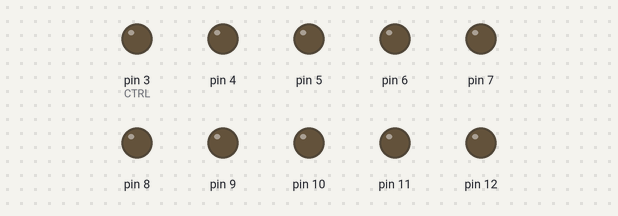
Bench run of a sketch on a simulated Arduino Uno, built with avr-gcc and run on an emulated ATmega328P. On the bench: output pins drawn as LEDs (lit = HIGH). What the sketch prints to the serial monitor is not drawn.

Above: at 0.06 s.
At 0.4 s:
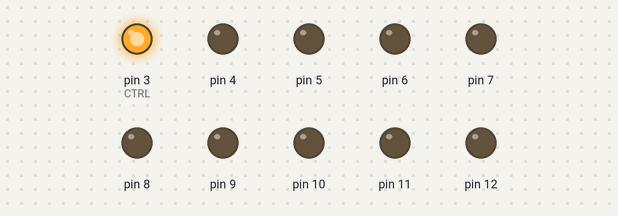
At 1.8 s:
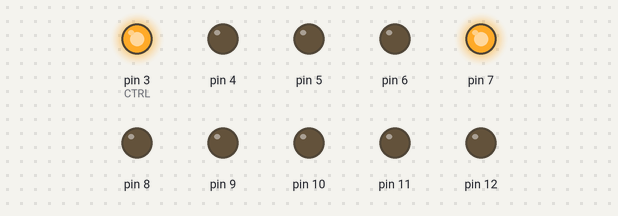
At 3.2 s:
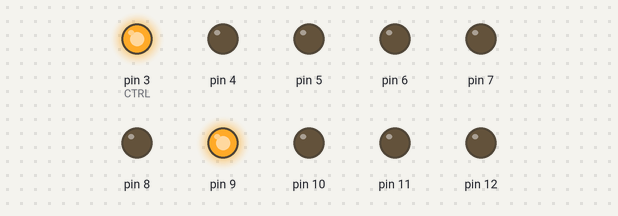
At 3.9 s:
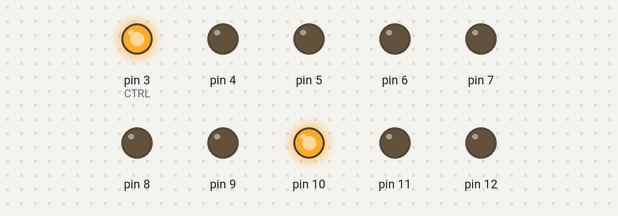
At 6.0 s:
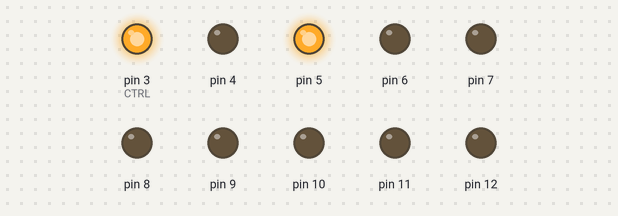
Timing chart, 0 to 6.5 s (numbered marks = the images above):
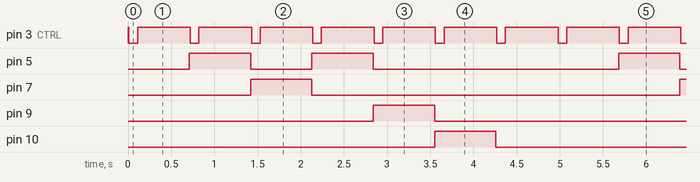

The sketch:

actuator_ACE.ino
```cpp
#define delaycons 500

void setup() {
  pinMode(3,OUTPUT);  //CTRL

  pinMode(12,OUTPUT); // 5A (1の位)
  pinMode(11,OUTPUT); // 6A (2の位)
  pinMode(10,OUTPUT); // 7A (4の位)
  pinMode(9,OUTPUT);  // 8A (8の位)
  pinMode(8,OUTPUT);  // 9A (16の位)
  pinMode(7,OUTPUT);  //10A (32の位)
  pinMode(6,OUTPUT);  //11A (64の位)
  pinMode(5,OUTPUT);  //12A (128の位)
  pinMode(4,OUTPUT);  //13A (256の位)

  Serial.begin(9600);  //serial channel starts

  digitalWrite(3, HIGH);
}


/*
0～9まで順番に変化していく
 */
void loop() {
  zero();
  one();
  two();
  three();
  four();
  five();
  six();
}

void  delaytime()
{
  delay(delaycons);
}

void zero()
{
  digitalWrite(12,LOW);
  digitalWrite(11,LOW);
  digitalWrite(10,LOW);
  digitalWrite(9,LOW);
  digitalWrite(8,LOW);
  digitalWrite(7,LOW);
  digitalWrite(6,LOW);
  digitalWrite(5,LOW);
  digitalWrite(4,LOW);

  Serial.print("0mm");

  chgSig();
  delaytime();
}

void one()
{
  digitalWrite(12,LOW);
  digitalWrite(11,LOW);
  digitalWrite(10,LOW);
  digitalWrite(9,LOW);
  digitalWrite(8,LOW);
  digitalWrite(7,LOW);
  digitalWrite(6,LOW);
  digitalWrite(5,HIGH);
  digitalWrite(4,LOW);

  Serial.print("2mm");

  chgSig();
  delaytime();
}

void two()
{
  digitalWrite(12,LOW);
  digitalWrite(11,LOW);
  digitalWrite(10,LOW);
  digitalWrite(9,LOW);
  digitalWrite(8,LOW);
  digitalWrite(7,HIGH);
  digitalWrite(6,LOW);
  digitalWrite(5,LOW);
  digitalWrite(4,LOW);

  Serial.print("8mm");


  chgSig();
  delaytime();
}

void three()
{
  digitalWrite(12,LOW);
  digitalWrite(11,LOW);
  digitalWrite(10,LOW);
  digitalWrite(9,LOW);
  digitalWrite(8,LOW);
  digitalWrite(7,LOW);
  digitalWrite(6,LOW);
  digitalWrite(5,HIGH);
  digitalWrite(4,LOW);

  Serial.print("16mm");


  chgSig();
  delaytime();
}

void four()
{

  digitalWrite(12,LOW);
  digitalWrite(11,LOW);
  digitalWrite(10,LOW);
  digitalWrite(9,HIGH);
  digitalWrite(8,LOW);
  digitalWrite(7,LOW);
  digitalWrite(6,LOW);
  digitalWrite(5,LOW);
  digitalWrite(4,LOW);


  Serial.print("32mm");

  chgSig();
  delaytime();
}

void five()
{
  digitalWrite(12,LOW);
  digitalWrite(11,LOW);
  digitalWrite(10,HIGH);
  digitalWrite(9,LOW);
  digitalWrite(8,LOW);
  digitalWrite(7,LOW);
  digitalWrite(6,LOW);
  digitalWrite(5,LOW);
  digitalWrite(4,LOW);


  Serial.print("64mm");

  chgSig();
  delaytime();
}

void six()
{
  digitalWrite(12,LOW);
  digitalWrite(11,LOW);
  digitalWrite(10,LOW);
  digitalWrite(9,LOW);
  digitalWrite(8,LOW);
  digitalWrite(7,LOW);
  digitalWrite(6,LOW);
  digitalWrite(5,LOW);
  digitalWrite(4,LOW);


  Serial.print("256mm");

  chgSig();
  delaytime();
}

void chgSig()
{
  delay(10);
  digitalWrite(3,LOW);
  delay(100);
  digitalWrite(3,HIGH);
  delay(100);
}
```

Measured:
- by itself, pin 3 (CTRL): alternates HIGH for 0.61 s and LOW for 0.10 s
- by itself, pin 5: repeats every 5.0 s: LOW 0.71 s, HIGH 0.71 s, LOW 2.8 s, HIGH 0.71 s
- by itself, pin 7, pin 9, pin 10: alternates HIGH for 0.71 s and LOW for 4.3 s
